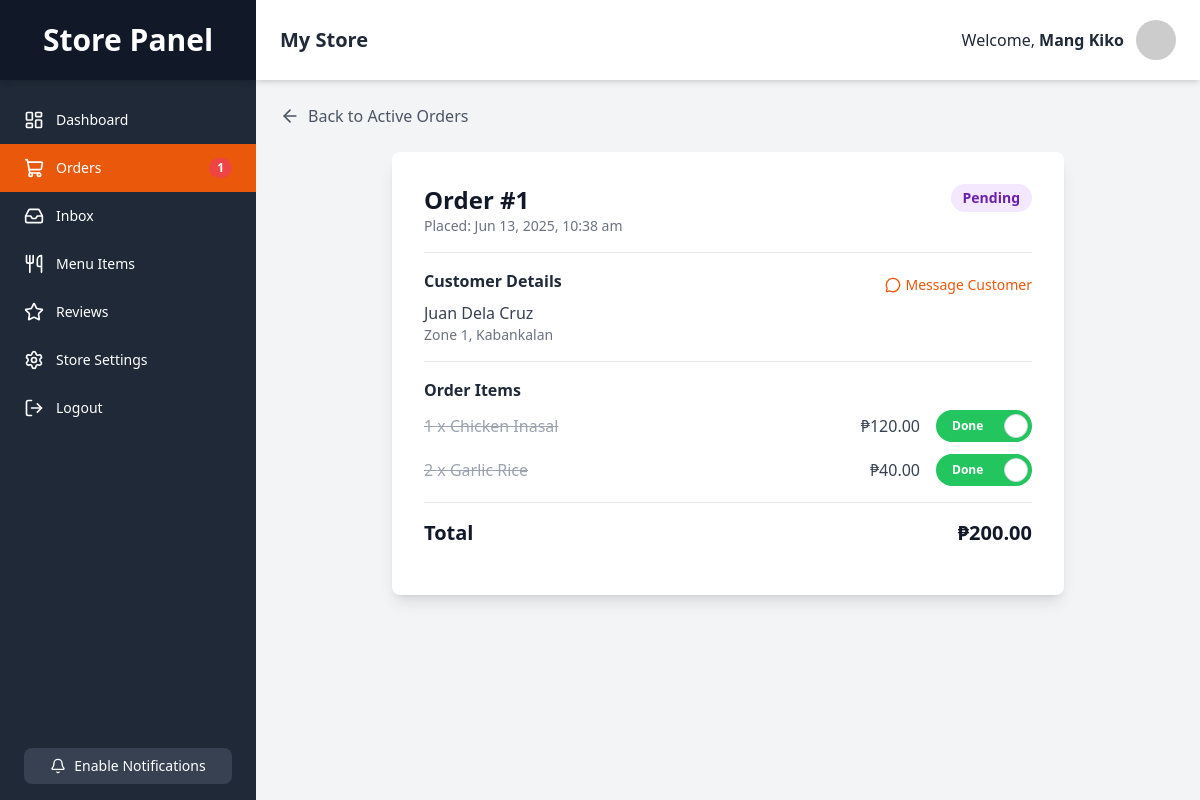
The page /store/view_order.php?id=1 (signed in) on the database its author committed.
### tables this page shows
CREATE TABLE `orders` (
  `id` INT NOT NULL AUTO_INCREMENT,
  `group_order_id` VARCHAR(255) NULL DEFAULT NULL,
  `customer_id` INT NOT NULL,
  `restaurant_id` INT NOT NULL,
  `rider_id` INT DEFAULT NULL,  
  `delivery_address` VARCHAR(255) NOT NULL,
  `total_amount` DECIMAL(10, 2) NOT NULL,
  `status` ENUM('pending', 'preparing', 'out_for_delivery', 'delivered', 'cancelled') NOT NULL DEFAULT 'pending',
  `status_viewed_by_customer` BOOLEAN NOT NULL DEFAULT TRUE,
  `payment_method` VARCHAR(50) NOT NULL DEFAULT 'cod',
  `delivery_notes` TEXT DEFAULT NULL,
  `order_date` TIMESTAMP NOT NULL DEFAULT CURRENT_TIMESTAMP,
  PRIMARY KEY (`id`),
  FOREIGN KEY (`customer_id`) REFERENCES `users`(`id`) ON DELETE CASCADE,
  FOREIGN KEY (`restaurant_id`) REFERENCES `restaurants`(`id`) ON DELETE CASCADE,
  FOREIGN KEY (`rider_id`) REFERENCES `users`(`id`) ON DELETE SET NULL
);

CREATE TABLE `users` (
  `id` INT NOT NULL AUTO_INCREMENT,
  `full_name` VARCHAR(255) NOT NULL,
  `email` VARCHAR(255) NOT NULL,
  `password` VARCHAR(255) NOT NULL,
  `role` ENUM('customer', 'rider', 'store') NOT NULL,
  `address` VARCHAR(255) DEFAULT NULL,
  `city` VARCHAR(255) DEFAULT NULL,
  `latitude` DECIMAL(10, 8) DEFAULT NULL,
  `longitude` DECIMAL(11, 8) DEFAULT NULL,
  `show_activities` BOOLEAN NOT NULL DEFAULT FALSE,
  `account_type` VARCHAR(50) NOT NULL DEFAULT 'free',
  `created_at` TIMESTAMP NOT NULL DEFAULT CURRENT_TIMESTAMP,
  PRIMARY KEY (`id`),
  UNIQUE INDEX `email_UNIQUE` (`email`)
);

CREATE TABLE `order_items` (
  `id` INT NOT NULL AUTO_INCREMENT,
  `order_id` INT NOT NULL,
  `item_id` INT NOT NULL,
  `quantity` INT NOT NULL DEFAULT 1,
  `price_per_item` DECIMAL(10, 2) NOT NULL,  
  `is_prepared` BOOLEAN NOT NULL DEFAULT FALSE,
  PRIMARY KEY (`id`),
  FOREIGN KEY (`order_id`) REFERENCES `orders`(`id`) ON DELETE CASCADE,
  FOREIGN KEY (`item_id`) REFERENCES `menu_items`(`id`) ON DELETE CASCADE
);

CREATE TABLE `menu_items` (
  `id` INT NOT NULL AUTO_INCREMENT,
  `restaurant_id` INT NOT NULL,
  `name` VARCHAR(255) NOT NULL,
  `description` TEXT DEFAULT NULL,
  `price` DECIMAL(10, 2) NOT NULL,
  `image_url` VARCHAR(255) DEFAULT NULL,
  `category` VARCHAR(100) DEFAULT 'Main Course',  
  `is_available` BOOLEAN NOT NULL DEFAULT TRUE,
  `created_at` TIMESTAMP NOT NULL DEFAULT CURRENT_TIMESTAMP,
  PRIMARY KEY (`id`),
  FOREIGN KEY (`restaurant_id`) REFERENCES `restaurants`(`id`) ON DELETE CASCADE
);

### store/view_order.php (the view, shortened to what this page needs)
<?php
$link = mysqli_connect(DB_HOST, DB_USER, DB_PASS, DB_NAME);
$order_id = trim($_GET['id']);
$store_owner_id = $_SESSION['id'];
$order_details = null;
$order_items = [];
$sql_order = "
    SELECT
        o.id, o.customer_id, o.order_date, o.total_amount, o.status, o.payment_method, o.delivery_address,
        u.full_name as customer_name
    FROM orders o
    JOIN restaurants r ON o.restaurant_id = r.id
    JOIN users u ON o.customer_id = u.id
    WHERE o.id = ? AND r.user_id = ?";
if ($stmt = mysqli_prepare($link, $sql_order)) {
    mysqli_stmt_bind_param($stmt, "ii", $order_id, $store_owner_id);
    mysqli_stmt_execute($stmt);
    $result = mysqli_stmt_get_result($stmt);
    if (mysqli_num_rows($result) == 1) {
        $order_details = mysqli_fetch_assoc($result);
    } else {
        header("location: store/orders.php"); exit;
    }
}
if ($order_details) {
    $sql_items = "SELECT oi.id as order_item_id, oi.quantity, oi.price_per_item, oi.is_prepared, mi.name as item_name FROM order_items oi JOIN menu_items mi ON oi.item_id = mi.id WHERE oi.order_id = ?";
    if($stmt_items = mysqli_prepare($link, $sql_items)) {
        mysqli_stmt_bind_param($stmt_items, "i", $order_id);
        mysqli_stmt_execute($stmt_items);
        $result_items = mysqli_stmt_get_result($stmt_items);
        while($item = mysqli_fetch_assoc($result_items)) {
            $order_items[] = $item;
        }
    }
} else {
    header("location: store/orders.php");
    exit;
}
?>
<!DOCTYPE html>
<html lang="en">
<head>
    <script src="https://cdn.tailwindcss.com"></script>
    <link rel="stylesheet" href="../style.css">
</head>
<body class="bg-gray-100 font-sans">
    <div class="flex h-screen bg-gray-100">
        <?php require_once 'partials/sidebar.php'; ?>
        <div class="flex flex-col flex-1 overflow-y-auto">
            <?php require_once 'partials/header.php'; ?>
            <div class="p-4 md:p-6">
                <a href="orders_active.php" class="flex items-center text-gray-600 hover:text-orange-600 mb-6 font-medium"><i data-lucide="arrow-left" class="w-5 h-5 mr-2"></i>Back to Active Orders</a>
                <div class="max-w-2xl mx-auto bg-white rounded-lg shadow-lg p-6 md:p-8">
                    <div class="flex justify-between items-start border-b pb-4">
                        <div>
                            <h1 class="text-2xl font-bold text-gray-900">Order #<?php echo $order_details['id']; ?></h1>
                            <p class="text-sm text-gray-500">Placed: <?php echo date("M d, Y, g:i a", strtotime($order_details['order_date'])); ?></p>
                        </div>
                        <span id="order-status-badge" class="px-3 py-1 text-sm font-semibold rounded-full <?php echo $order_details['status'] == 'preparing' ? 'bg-blue-100 text-blue-800' : 'bg-purple-100 text-purple-800'; ?>"><?php echo htmlspecialchars(ucfirst(str_replace('_', ' ', $order_details['status']))); ?></span>
                    </div>
                    <div class="py-4 border-b">
                        <div class="flex justify-between items-center">
                             <h2 class="font-semibold text-gray-800 mb-2">Customer Details</h2>
                             <a href="messages.php?order_id=<?php echo $order_details['id']; ?>&receiver_id=<?php echo $order_details['customer_id']; ?>" class="flex items-center text-sm font-medium text-orange-600 hover:underline"><i data-lucide="message-circle" class="w-4 h-4 mr-1"></i>Message Customer</a>
                        </div>
                        <p class="text-gray-700"><?php echo htmlspecialchars($order_details['customer_name']); ?></p>
                        <p class="text-gray-500 text-sm"><?php echo htmlspecialchars($order_details['delivery_address']); ?></p>
                    </div>
                    <div class="py-4">
                        <h2 class="font-semibold text-gray-800 mb-2">Order Items</h2>
                        <div class="space-y-3">
                            <?php foreach($order_items as $item): ?>
                            <div class="flex justify-between items-center text-gray-700">
                                <div class="item-text-container"><span class="<?php if($item['is_prepared']) echo 'line-through text-gray-400'; ?>"><?php echo $item['quantity']; ?> x <?php echo htmlspecialchars($item['item_name']); ?></span></div>
                                <div class="flex items-center space-x-4">
                                     <span>₱<?php echo number_format($item['price_per_item'] * $item['quantity'], 2); ?></span>
                                     <label class="relative inline-flex items-center cursor-pointer"><div class="w-24 h-8 bg-gray-300 rounded-full peer peer-checked:bg-green-500 transition-colors duration-300"></div><div class="absolute top-1 left-1 bg-white border-gray-300 border rounded-full h-6 w-6 transition-transform duration-300 peer-checked:translate-x-16"></div><span class="absolute text-xs font-bold text-white left-4 top-1/2 -translate-y-1/2 opacity-0 peer-checked:opacity-100 transition-opacity">Done</span></label>
                                </div>
                            </div>
                            <?php endforeach; ?>
                        </div>
                         <div class="border-t my-4"></div>
                         <div class="flex justify-between font-bold text-xl text-gray-900"><span>Total</span><span>₱<?php echo number_format($order_details['total_amount'], 2); ?></span></div>
                    </div>
                </div>
            </div>
        </div>
    </div>
</body>
</html>

### style.css (style rules this page uses)
body { font-family: 'Inter', sans-serif; }

### rows shown on the page
orders: id "1", order_date "Jun 13, 2025, 10:38 am", status "Pending", customer.full_name "Juan Dela Cruz", delivery_address "Zone 1, Kabankalan", total_amount "200.00"
order_items: quantity "1", item.name "Chicken Inasal", $item['price_per_item']*$item['quantity'] "120.00"
order_items: quantity "2", item.name "Garlic Rice", $item['price_per_item'] * $item['quantity'] "40.00"

### other values the page prints
$new_order_count "1"
$store_name "My Store"
$_SESSION["name"] "Mang Kiko"
